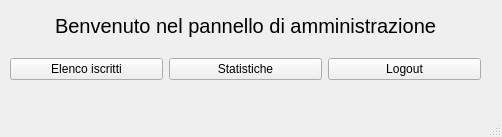
<?xml version="1.0" encoding="UTF-8"?>
<ui version="4.0">
 <class>adminwindow</class>
 <widget class="QMainWindow" name="adminwindow">
  <property name="geometry">
   <rect>
    <x>0</x>
    <y>0</y>
    <width>502</width>
    <height>137</height>
   </rect>
  </property>
  <property name="windowTitle">
   <string>MainWindow</string>
  </property>
  <widget class="QWidget" name="centralwidget">
   <widget class="QWidget" name="verticalLayoutWidget">
    <property name="geometry">
     <rect>
      <x>10</x>
      <y>0</y>
      <width>471</width>
      <height>80</height>
     </rect>
    </property>
    <layout class="QVBoxLayout" name="verticalLayout">
     <item>
      <widget class="QLabel" name="label_admin_panel">
       <property name="font">
        <font>
         <pointsize>15</pointsize>
         <weight>50</weight>
         <bold>false</bold>
         <underline>false</underline>
        </font>
       </property>
       <property name="text">
        <string>Benvenuto nel pannello di amministrazione</string>
       </property>
       <property name="alignment">
        <set>Qt::AlignCenter</set>
       </property>
      </widget>
     </item>
     <item>
      <layout class="QHBoxLayout" name="horizontalLayout">
       <item>
        <widget class="QPushButton" name="pushButton_sublist">
         <property name="text">
          <string>Elenco iscritti</string>
         </property>
        </widget>
       </item>
       <item>
        <widget class="QPushButton" name="pushButton_charts">
         <property name="text">
          <string>Statistiche</string>
         </property>
        </widget>
       </item>
       <item>
        <widget class="QPushButton" name="pushButton_logout">
         <property name="text">
          <string>Logout</string>
         </property>
        </widget>
       </item>
      </layout>
     </item>
    </layout>
   </widget>
  </widget>
  <widget class="QMenuBar" name="menubar">
   <property name="geometry">
    <rect>
     <x>0</x>
     <y>0</y>
     <width>502</width>
     <height>22</height>
    </rect>
   </property>
  </widget>
  <widget class="QStatusBar" name="statusbar"/>
 </widget>
 <resources/>
 <connections/>
</ui>
